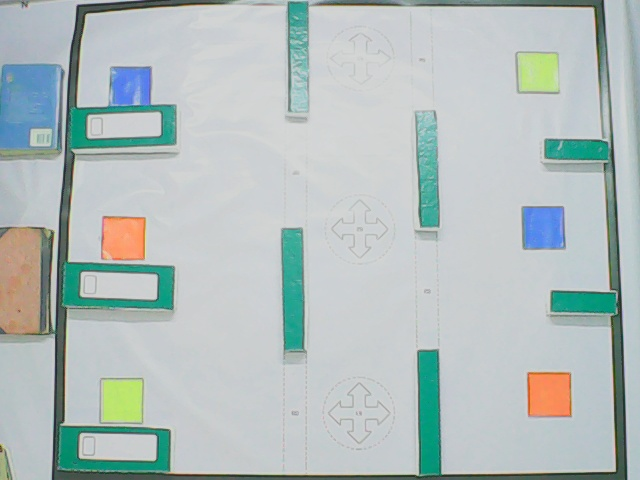
#> input picture task5/images/best.jpg, 640 x 480 px, given in place of the camera
$ python task5code.py   (Python 2 division)
#> lines starting #> are read from the running program, lines starting #| are printed output that depends on the picture; after the words box and inside, x2 and y2 are one past the last pixel; in counts of white or black regions, pixels touching at a corner belong together
#> further down, img is the input picture: shape (480, 640, 3); mean B, G, R 189.3, 190.1, 178.7
### task5/implementation code - Copy (2)/imglib.py
import numpy
import cv2
import heapq
grid_line_x = 18
grid_line_y = 18
m=480/(grid_line_x-1)
n=540/(grid_line_y-1)
grid_map = [ [ 0 for i in range(grid_line_x-1) ] for j in range(grid_line_y-1) ]
##############
# Image clipper
#
#
#
#
def imgclip(frame):
        gray = cv2.cvtColor(frame, cv2.COLOR_BGR2GRAY)
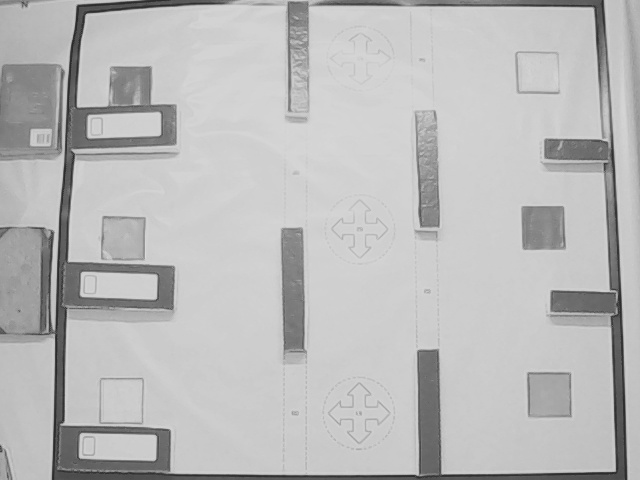
#> gray: shape (480, 640); min 37, max 219, mean 186.6
        lower = numpy.array([0, 0, 0]) #black color mask
        upper = numpy.array([120, 120, 120])
        mask = cv2.inRange(frame, lower, upper)
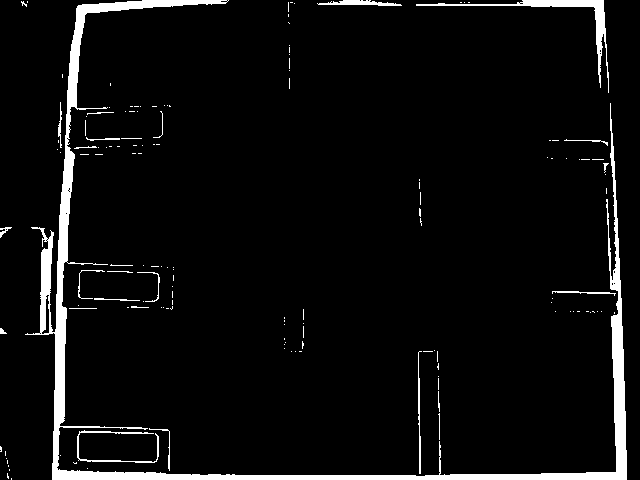
#> mask: shape (480, 640); 5.2% white; 147 white regions (121 under 20 px)

        ret,thresh1 = cv2.threshold(mask,127,255,cv2.THRESH_BINARY)
        contours, hierarchy = cv2.findContours(thresh1, cv2.RETR_TREE, cv2.CHAIN_APPROX_SIMPLE)
#> contours = 165 contours, 154 with area under 20; largest, box (x1, y1, x2, y2) and area: (25, 0, 627, 480) 10608, (416, 0, 609, 93) 998, (317, 0, 402, 6) 204, (77, 430, 159, 463) 168, (41, 294, 50, 335) 154
        #cv2.drawContours(frame,contours,-1,(0,255,0),3)
        biggest = 0
        max_area = 0
        min_size = thresh1.size/4
        index1 = 0
        for i in contours:
                area = cv2.contourArea(i)
                if area > 10000:
                    peri = cv2.arcLength(i,True)
                if area > max_area:
                    biggest = index1
                    max_area = area
                index1 = index1 + 1
#> this loop made 165 passes
#> (area, peri, max_area) on pass 151: (10607.5, 4142.2, 10607.5)
#> after the loop, biggest = 150; index1 = 165; max_area = 10607.5
        approx = cv2.approxPolyDP(contours[biggest],0.05*peri,True)
#> approx = [[77, 6], [52, 479], [626, 479], [610, 103], [615, 472], [58, 470]]
        #drawing the biggest polyline
        cv2.polylines(frame, [approx], True, (0,255,0), 3)
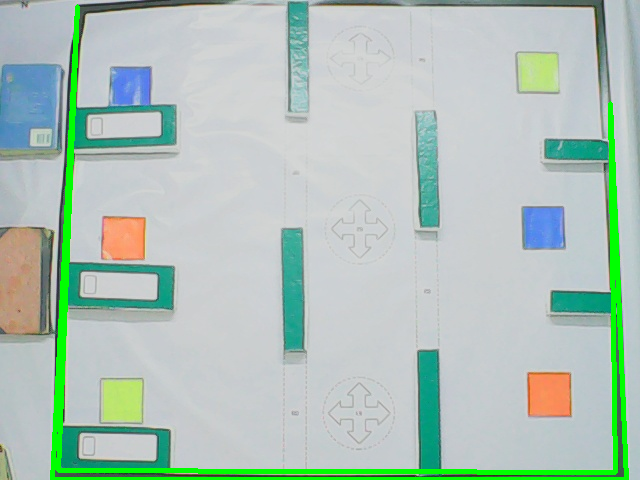
#> frame: shape (480, 640, 3); 3.72% of pixels changed, all inside (x1, y1, x2, y2) = (50, 4, 629, 480)
        x1 = approx[0][0][0]
#> x1 = 77
        y1 = approx[0][0][1]
#> y1 = 6
        x2 = approx[1][0][0]
#> x2 = 52
        y2 = approx[1][0][1]
#> y2 = 479
        x3 = approx[3][0][0]
#> x3 = 610
        y3 = approx[3][0][1]
#> y3 = 103
        x4 = approx[2][0][0]
#> x4 = 626
        y4 = approx[2][0][1]
#> y4 = 479
        #print x1,y1,x2,y2,x3,y3,x4,y4


        #points remapped from source image from camera
        #to cropped image try to match x1, y1,.... to the respective near values
        pts1 = numpy.float32([[x1,y1],[x2,y2],[x3,y3],[x4,y4]])
#> pts1 = [[77, 6], [52, 479], [610, 103], [626, 479]]
        pts2 = numpy.float32([[0,0],[0,480],[540,0],[540,480]])
        persM = cv2.getPerspectiveTransform(pts1,pts2)
#> persM = [[0.774, 0.0409, -59.83], [-0.193, 1.06, 8.48], [-0.000401, 0.000154, 1]]
        img = cv2.warpPerspective(frame,persM,(540,480))
#> img: shape (480, 540, 3)
        return img
        ###clipping ends
############
############
# Obstacle dilation
#
#
#
############################################
# [64 lines left out: functions obstacle, markobstacle, grid_draw, not called in this run]
###################
##############################
#solvegrid
#
#
#
def solve(start,finish,img): #no heuristics used
    """Find the shortest path from START to FINISH."""

    heap=[]
    link = {} # parent node link
    g = {} # shortest path to a current node

    g[start] = 0 #initial distance to node start is 0

    link[start] = None #parent of start node is none


    heapq.heappush(heap, (0, start))

    while True:

        f, current = heapq.heappop(heap) ##taking current node from heap
        #print current
        if current == finish:
            name='Shortest Path, image#'
            i=int(100*numpy.random.rand())
            name=name+str(i)
            route=build_path(start, finish, link)
            ####Drawing path , just for pictorial representation######
            for i in range(1,len(route)):
                cv2.line(img,(route[i-1].y*n+(n/2),route[i-1].x*m+(m/2)),(route[i].y*n+(n/2),route[i].x*m+(m/2)),(232,162,0), 3)
            cv2.imshow('name',img)
            ############################
            return g[current], route[1:len(route)]


        moves = current.get_moves()
        cost = g[current]
        for mv in moves:
            #print mv.x,mv.y
            if grid_map[mv.x][mv.y]==1: #bypass obstacles
                continue
                #mv is the neighbour of current cell, in all maximum 4 neighbours will be there
            if  (mv not in g or g[mv] > cost + 1): #check if mv is already visited or if its cost is higher than available cost then update it
                g[mv] = cost + 1

                link[mv] = current #storing current node as parent to mv
                heapq.heappush(heap, (g[mv], mv)) ##adding updated cost and visited node to heap
                #cv2.circle(orig_img,(mv.y*n+n/2,mv.x*m+m/2), 5, (255,144,0), -1)

###########################################################
# [12 lines left out: function build_path, not called in this run]

###########################################################
class GridPoint(object):
    """Represent a position on a grid."""
    def __init__(self, x, y): #self referencing x and  y coordinates
        self.x = x
        self.y = y

    def __hash__(self): #returning hash value of the GridPoint object
        return hash((self.x, self.y))

    def __repr__(self):                         #returns values stored in current object, values are x and y coordinates
        return "(%d,%d)" % (self.y+1, self.x+1)

    def __eq__(self, other):
        return self.x == other.x and self.y == other.y

    def get_moves(self): ##taking current node coordinates to find neighbours of it


        if self.x>=0 and self.x<=len(grid_map)-1 and self.y>=0 and self.y<=len(grid_map)-1:

            if self.x + 1<len(grid_map):
                yield GridPoint(self.x + 1, self.y)
            if self.y + 1<len(grid_map):
                yield GridPoint(self.x, self.y + 1)
            if self.x - 1>-1:
                yield GridPoint(self.x - 1, self.y)
            if self.y - 1>-1:
                yield GridPoint(self.x, self.y - 1)
                #############################
            if self.x + 1<len(grid_map) and self.y + 1<len(grid_map):
                yield GridPoint(self.x + 1, self.y+1)
            if self.y + 1<len(grid_map) and  self.x - 1>-1:
                yield GridPoint(self.x-1, self.y + 1)
            if self.x - 1>-1 and self.y - 1>-1:
                yield GridPoint(self.x - 1, self.y-1)
            if self.y - 1>-1 and self.x + 1<len(grid_map):
                yield GridPoint(self.x+1, self.y - 1)


#############################################################
##############################
#
#
#
#
#
# [39 lines left out: function makegrid, not called in this run]
################################
###############################
#
#
#
#
def areacon(contours,area,sub):
        count=0
        con=0
        for i in range(len(contours)):
                ar = cv2.contourArea(contours[i])
                #print ar,area
                if ar>area-sub and ar<area+sub:#detecting provision marker
                        contours[count]=contours[i]
                        count=count+1
                        #print count
        return contours,count


########################################
###########################################
# calculate contours coordinates
#
#
#
#
def ccoor(contour):
        M = cv2.moments(contour)
        cx = int(M['m10']/M['m00'])
        cy = int(M['m01']/M['m00'])
        return cx,cy
###########################################
##################################
#idetifying markers and returning their array coordinates
#
#
#
#
def markers(img):
        marker = [ [ 0 for i in range(3) ] for j in range(8) ]
        count=0
        hsv = cv2.cvtColor(img,cv2.COLOR_BGR2HSV)
#> hsv: shape (480, 540, 3); mean H, S, V 91.7, 36, 203.4
        #Starting with red markers
        MIN= numpy.array([0,100,100],numpy.uint8)
        MAX= numpy.array([30,255,255],numpy.uint8)
        mask = cv2.inRange(hsv, MIN,MAX)
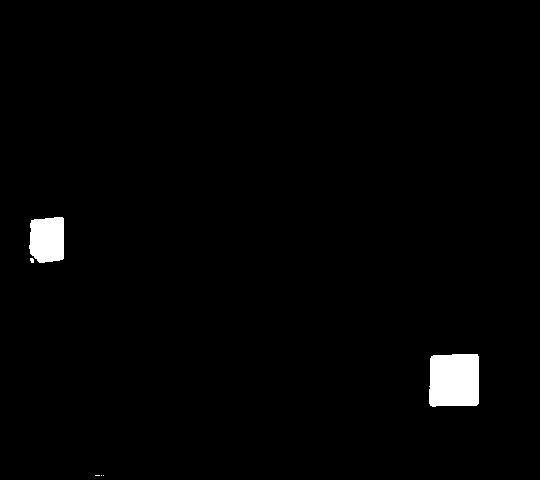
#> mask: shape (480, 540); 1.5% white; 6 white regions (4 under 20 px), largest, box (x1, y1, x2, y2) and area: (429, 354, 479, 407) 2536, (29, 217, 64, 263) 1435
        ret,thresh = cv2.threshold(mask,127,255,1)
#> thresh: shape (480, 540); 98.5% white; 6 black regions (4 under 20 px)
        Rcontours, h = cv2.findContours(thresh,cv2.RETR_TREE,cv2.CHAIN_APPROX_SIMPLE)
#> Rcontours = 7 contours, 3 with area under 20; largest, box (x1, y1, x2, y2) and area: (0, 0, 540, 480) 258181, (428, 353, 480, 408) 2633, (28, 216, 65, 264) 1506, (29, 257, 35, 264) 24; h = [[-1, -1, 1, -1], [2, -1, -1, 0], [3, 1, -1, 0], [4, 2, -1, 0], [5, 3, -1, 0], [6, 4, -1, 0], [-1, 5, -1, 0]]
        Rcontours=sorted(Rcontours, key = cv2.contourArea, reverse = True)[:5]
#> Rcontours = 5 contours, 1 with area under 20; largest, box (x1, y1, x2, y2) and area: (0, 0, 540, 480) 258181, (428, 353, 480, 408) 2633, (28, 216, 65, 264) 1506, (29, 257, 35, 264) 24
        Rcontours,length=areacon(Rcontours,1500,600)
#> the loop in areacon, `for i in range(len(contours)):` made 5 passes
#> (ar, count) on pass 3: (1506, 1)
#> after the loop in areacon, `for i in range(len(contours)):`: contours = 5 contours, 1 with area under 20; largest, box (x1, y1, x2, y2) and area: (428, 353, 480, 408) 2633, (28, 216, 65, 264) 1506, (28, 216, 65, 264) 1506, (29, 257, 35, 264) 24; count = 1
#> Rcontours has the same summary as contours in areacon; length = 1
        Rcontours=sorted(Rcontours, key = cv2.contourArea, reverse = True)[:length]
#> Rcontours = 1 contour; box (x1, y1, x2, y2) and area: (428, 353, 480, 408) 2633
        cv2.drawContours(img,Rcontours,-1,(255,0,0),3)
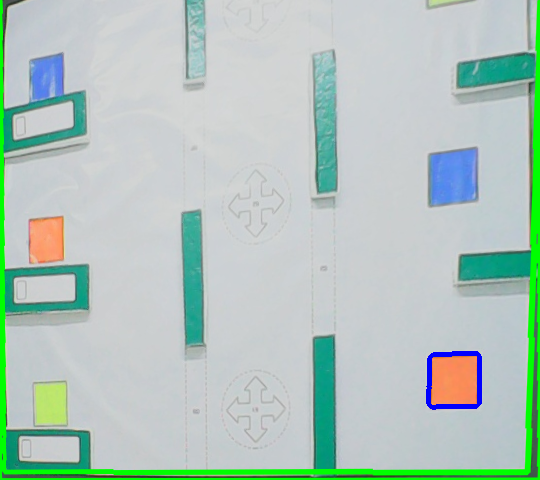
#> img: shape (480, 540, 3); mean B, G, R 189.6, 198.1, 177.4
        #print len(Rcontours)

        # blue markers
        MIN= numpy.array([95,100,100],numpy.uint8)
        MAX= numpy.array([130,255,255],numpy.uint8)
        mask = cv2.inRange(hsv, MIN,MAX)
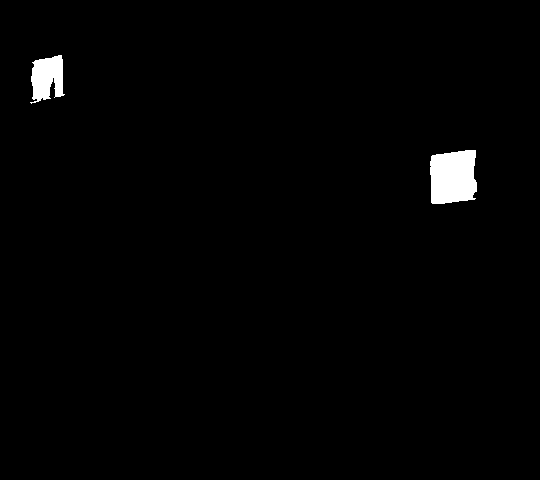
#> mask: shape (480, 540); 1.3% white; 2 white regions, box (x1, y1, x2, y2) and area: (430, 150, 477, 204) 2222, (30, 55, 65, 104) 1184
        ret,thresh = cv2.threshold(mask,127,255,1)
#> thresh: shape (480, 540); 98.7% white; 2 black regions
        Bcontours, h = cv2.findContours(thresh,cv2.RETR_TREE,cv2.CHAIN_APPROX_SIMPLE)
#> Bcontours = 4 contours, 1 with area under 20; largest, box (x1, y1, x2, y2) and area: (0, 0, 540, 480) 258181, (429, 149, 478, 205) 2316, (29, 54, 66, 105) 1278; h = [[-1, -1, 1, -1], [2, -1, -1, 0], [3, 1, -1, 0], [-1, 2, -1, 0]]
        Bcontours=sorted(Bcontours, key = cv2.contourArea, reverse = True)[:5]
        Bcontours,length=areacon(Bcontours,1500,600)
#> the loop in areacon (call 2), `for i in range(len(contours)):` made 4 passes
#> (ar, count) on pass 3: (1278.5, 1)
#> after the loop in areacon (call 2), `for i in range(len(contours)):`: contours = 4 contours, 1 with area under 20; largest, box (x1, y1, x2, y2) and area: (429, 149, 478, 205) 2316, (29, 54, 66, 105) 1278, (29, 54, 66, 105) 1278; count = 1
#> Bcontours has the same summary as contours in areacon
        Bcontours=sorted(Bcontours, key = cv2.contourArea, reverse = True)[:length]
#> Bcontours = 1 contour; box (x1, y1, x2, y2) and area: (429, 149, 478, 205) 2316

        #print "Blue markers",length
        cv2.drawContours(img,Bcontours,-1,(255,0,0),3)
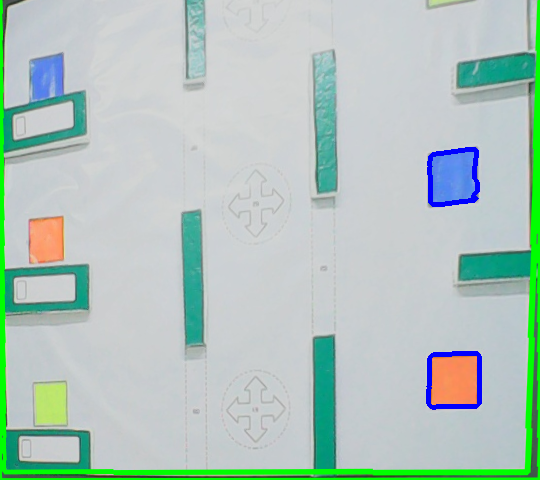
#> img: shape (480, 540, 3); 0.36% of pixels changed, all inside (x1, y1, x2, y2) = (427, 147, 480, 207)
        #yellow markers
        # blue markers
        MIN= numpy.array([40,100,100],numpy.uint8)
        MAX= numpy.array([55,255,255],numpy.uint8)
        mask = cv2.inRange(hsv, MIN,MAX)
#> mask: shape (480, 540); 0.43% white; 18 white regions (16 under 20 px), largest, box (x1, y1, x2, y2) and area: (36, 385, 66, 423) 1039, (531, 166, 533, 183) 24
        ret,thresh = cv2.threshold(mask,127,255,1)
#> thresh: shape (480, 540); 99.6% white; 18 black regions (16 under 20 px)
#> (the rest of the program and of its run is left out)
